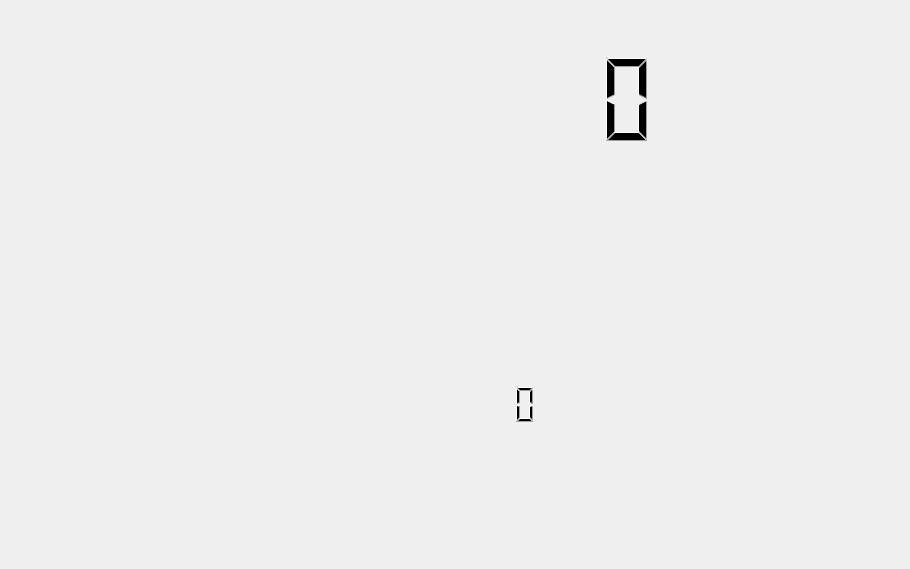
<?xml version="1.0" encoding="UTF-8"?>
<ui version="4.0">
 <class>Widget</class>
 <widget class="QWidget" name="Widget">
  <property name="geometry">
   <rect>
    <x>0</x>
    <y>0</y>
    <width>910</width>
    <height>569</height>
   </rect>
  </property>
  <property name="windowIcon">
   <iconset resource="pic.qrc">
    <normaloff>:/icon/res/icon/window_icon.png</normaloff>:/icon/res/icon/window_icon.png</iconset>
  </property>
  <layout class="QHBoxLayout" name="horizontalLayout" stretch="0,0,0">
   <property name="spacing">
    <number>0</number>
   </property>
   <property name="leftMargin">
    <number>0</number>
   </property>
   <property name="topMargin">
    <number>0</number>
   </property>
   <property name="rightMargin">
    <number>0</number>
   </property>
   <property name="bottomMargin">
    <number>0</number>
   </property>
   <item>
    <widget class="QFrame" name="homePageFrame">
     <property name="styleSheet">
      <string notr="true">background: transparent;border:none;</string>
     </property>
     <property name="frameShape">
      <enum>QFrame::Shape::StyledPanel</enum>
     </property>
     <property name="frameShadow">
      <enum>QFrame::Shadow::Raised</enum>
     </property>
    </widget>
   </item>
   <item>
    <widget class="QFrame" name="frame">
     <property name="styleSheet">
      <string notr="true">background: transparent;border:none;</string>
     </property>
     <layout class="QGridLayout" name="gridLayout" rowstretch="0,1,2,1,1,0" columnstretch="2,1,2">
      <item row="3" column="2">
       <spacer name="horizontalSpacer">
        <property name="orientation">
         <enum>Qt::Orientation::Horizontal</enum>
        </property>
        <property name="sizeHint" stdset="0">
         <size>
          <width>232</width>
          <height>20</height>
         </size>
        </property>
       </spacer>
      </item>
      <item row="2" column="1">
       <spacer name="verticalSpacer">
        <property name="orientation">
         <enum>Qt::Orientation::Vertical</enum>
        </property>
        <property name="sizeHint" stdset="0">
         <size>
          <width>20</width>
          <height>158</height>
         </size>
        </property>
       </spacer>
      </item>
      <item row="4" column="1">
       <spacer name="verticalSpacer_3">
        <property name="orientation">
         <enum>Qt::Orientation::Vertical</enum>
        </property>
        <property name="sizeHint" stdset="0">
         <size>
          <width>20</width>
          <height>78</height>
         </size>
        </property>
       </spacer>
      </item>
      <item row="3" column="1">
       <widget class="QLCDNumber" name="startLcd">
        <property name="smallDecimalPoint">
         <bool>false</bool>
        </property>
        <property name="digitCount">
         <number>8</number>
        </property>
        <property name="mode">
         <enum>QLCDNumber::Mode::Dec</enum>
        </property>
       </widget>
      </item>
      <item row="0" column="1">
       <spacer name="verticalSpacer_2">
        <property name="orientation">
         <enum>Qt::Orientation::Vertical</enum>
        </property>
        <property name="sizeHint" stdset="0">
         <size>
          <width>20</width>
          <height>40</height>
         </size>
        </property>
       </spacer>
      </item>
      <item row="1" column="0" colspan="3">
       <widget class="QLCDNumber" name="nowLcd">
        <property name="digitCount">
         <number>8</number>
        </property>
       </widget>
      </item>
      <item row="3" column="0">
       <spacer name="horizontalSpacer_2">
        <property name="orientation">
         <enum>Qt::Orientation::Horizontal</enum>
        </property>
        <property name="sizeHint" stdset="0">
         <size>
          <width>232</width>
          <height>20</height>
         </size>
        </property>
       </spacer>
      </item>
      <item row="5" column="1">
       <widget class="QFrame" name="button_frame">
        <property name="styleSheet">
         <string notr="true">background: transparent;border:none;</string>
        </property>
       </widget>
      </item>
     </layout>
    </widget>
   </item>
   <item>
    <widget class="QFrame" name="rightFrame">
     <property name="styleSheet">
      <string notr="true">background: transparent;border:none;</string>
     </property>
     <property name="frameShape">
      <enum>QFrame::Shape::StyledPanel</enum>
     </property>
     <property name="frameShadow">
      <enum>QFrame::Shadow::Raised</enum>
     </property>
    </widget>
   </item>
  </layout>
 </widget>
 <resources>
  <include location="pic.qrc"/>
 </resources>
 <connections/>
</ui>
